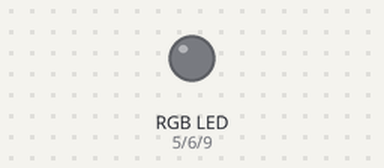
The sketch below on a simulated Arduino Uno, built with avr-gcc and run on an emulated ATmega328P. Shown: an RGB LED mixed from three pins (HIGH = lit).

Above: at 0.15 s.
At 7.66 s:
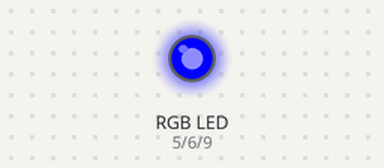
At 19.99 s:
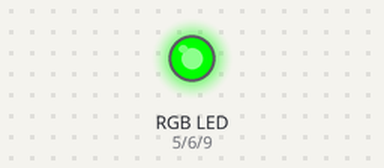
At 39.84 s:
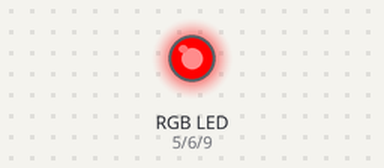
Timing chart, 0 to 40.0 s (numbered marks = the images above):
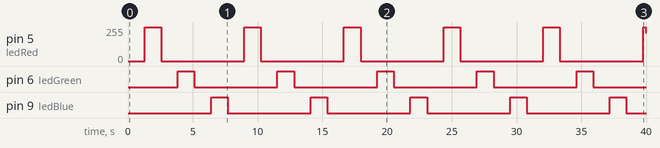

Measured:
- by itself, pin 5 (ledRed): 0/255 → 255/255 at 1.3 s, → 0/255 1.3 s later, → 255/255 6.4 s later, → 0/255 1.3 s later, … (12 changes in this stretch)
- by itself, pin 6 (ledGreen), pin 9 (ledBlue): alternates HIGH for 1.3 s and LOW for 6.4 s

The sketch:

hello_led_saw.ino
```cpp
/*
 * Project: Saw Tooth
 * Description: 4-loop program
 * Author: Marlene Trujillo
 * Date: 26-feb-2020
 */

 //connect anode of LED to pin 5
 //Connect cathode of LED to GND with 470 ohm resistor

int ledRed = 5;
int ledGreen = 6;
int ledBlue = 9;
int ledDelay = 5; // 1000 ms or 1 s
int i; // counter
 void setup() {
  // put your setup code here, to run once:
pinMode(ledRed, OUTPUT);
pinMode(ledGreen, OUTPUT);
pinMode(ledBlue, OUTPUT);
}

void loop(){
   //put your main code here, to run repeatedly:
for(i=0;i<256;i++){
  analogWrite(ledRed,i);
  delay(ledDelay);
}
for(i=255;i>=0;i--) {
  analogWrite(ledRed,i);
  delay(ledDelay);}


for(i=0;i<256;i++){
  analogWrite(ledGreen,i);
  delay(ledDelay);
}
for(i=255;i>=0;i--) {
  analogWrite(ledGreen,i);
  delay(ledDelay);}

for(i=0;i<256;i++){
  analogWrite(ledBlue,i);
  delay(ledDelay);
}
for(i=255;i>=0;i--) {
  analogWrite(ledBlue,i);
  delay(ledDelay);}
}
```
